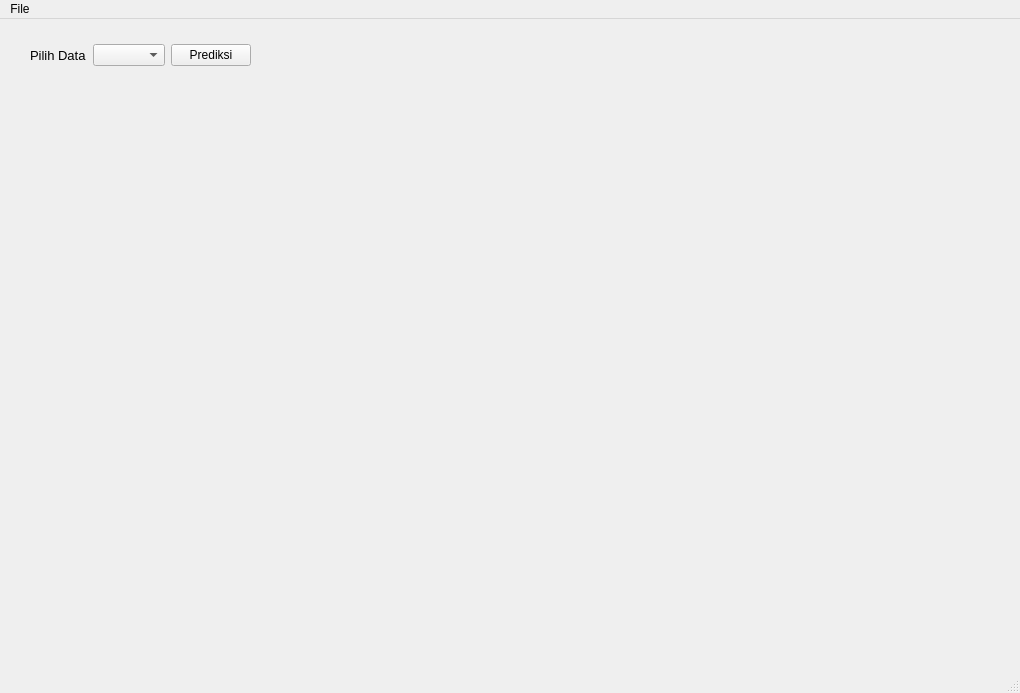
<?xml version="1.0" encoding="UTF-8"?>
<ui version="4.0">
 <class>MainWindow</class>
 <widget class="QMainWindow" name="MainWindow">
  <property name="geometry">
   <rect>
    <x>0</x>
    <y>0</y>
    <width>1020</width>
    <height>693</height>
   </rect>
  </property>
  <property name="windowTitle">
   <string>MainWindow</string>
  </property>
  <widget class="QWidget" name="centralwidget">
   <widget class="QWidget" name="verticalLayoutWidget">
    <property name="geometry">
     <rect>
      <x>30</x>
      <y>120</y>
      <width>601</width>
      <height>451</height>
     </rect>
    </property>
    <layout class="QVBoxLayout" name="verticalLayout_2">
     <item>
      <spacer name="verticalSpacer">
       <property name="orientation">
        <enum>Qt::Vertical</enum>
       </property>
       <property name="sizeHint" stdset="0">
        <size>
         <width>20</width>
         <height>40</height>
        </size>
       </property>
      </spacer>
     </item>
    </layout>
   </widget>
   <widget class="QWidget" name="">
    <property name="geometry">
     <rect>
      <x>30</x>
      <y>20</y>
      <width>941</width>
      <height>32</height>
     </rect>
    </property>
    <layout class="QHBoxLayout" name="horizontalLayout_2">
     <item>
      <layout class="QHBoxLayout" name="horizontalLayout">
       <item>
        <widget class="QLabel" name="label">
         <property name="font">
          <font>
           <pointsize>10</pointsize>
          </font>
         </property>
         <property name="text">
          <string>Pilih Data</string>
         </property>
        </widget>
       </item>
       <item>
        <widget class="QComboBox" name="comboBox"/>
       </item>
      </layout>
     </item>
     <item>
      <widget class="QPushButton" name="pushButton">
       <property name="text">
        <string>Prediksi</string>
       </property>
      </widget>
     </item>
     <item>
      <spacer name="horizontalSpacer">
       <property name="orientation">
        <enum>Qt::Horizontal</enum>
       </property>
       <property name="sizeHint" stdset="0">
        <size>
         <width>528</width>
         <height>20</height>
        </size>
       </property>
      </spacer>
     </item>
    </layout>
   </widget>
  </widget>
  <widget class="QMenuBar" name="menubar">
   <property name="geometry">
    <rect>
     <x>0</x>
     <y>0</y>
     <width>1020</width>
     <height>26</height>
    </rect>
   </property>
   <widget class="QMenu" name="menuFile">
    <property name="title">
     <string>File</string>
    </property>
    <addaction name="actionExit"/>
   </widget>
   <addaction name="menuFile"/>
  </widget>
  <widget class="QStatusBar" name="statusbar"/>
  <action name="actionExit">
   <property name="text">
    <string>Exit</string>
   </property>
  </action>
 </widget>
 <resources/>
 <connections/>
</ui>
